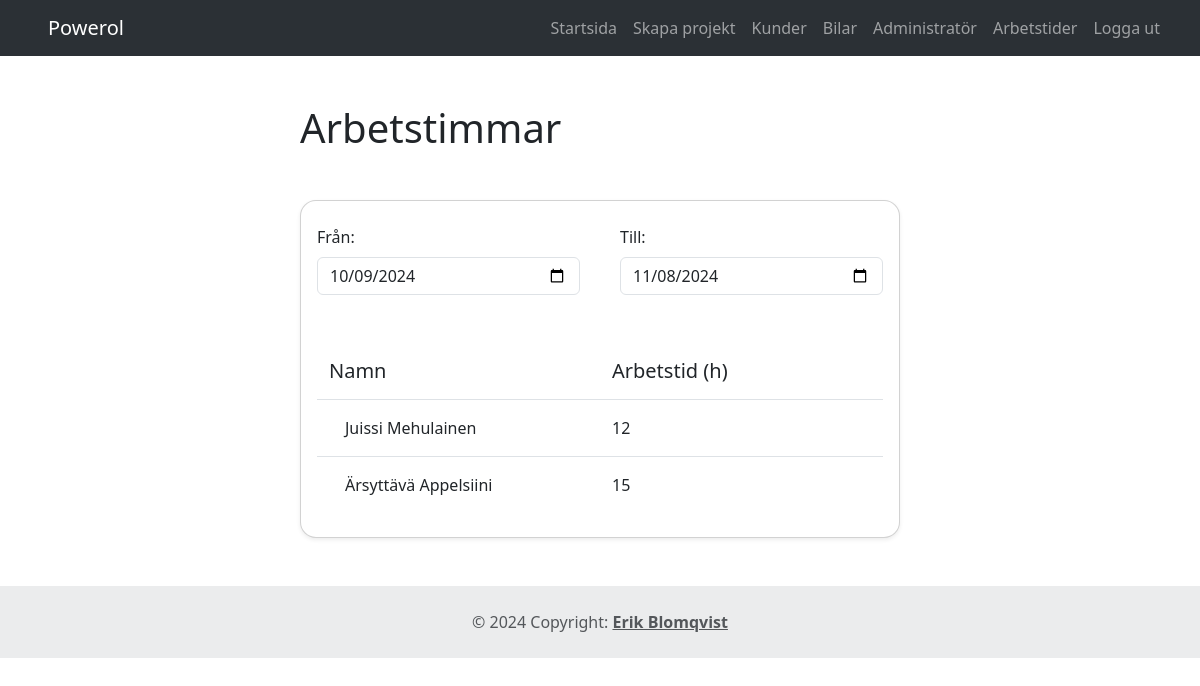
The page /workinghours.php (signed in) on the database its author committed.
### tables this page shows
CREATE TABLE `table_users` (
  `u_id` int(11) NOT NULL,
  `u_name` varchar(255) NOT NULL,
  `u_password` varchar(512) NOT NULL,
  `u_email` varchar(255) NOT NULL,
  `u_role_fk` int(11) NOT NULL,
  `u_fname` varchar(255) NOT NULL,
  `u_lname` varchar(255) NOT NULL,
  `u_status` tinyint(1) NOT NULL
);

### includes/class.user.php (the view, shortened to what this page needs)
<?php
class User {
    private $pdo;
    function __construct($pdo) {
        $this->pdo = $pdo;
    }
    public function getAllWorkingHours(string $fromDate, string $toDate) {
        $stmt_selectWorkingHours = $this->pdo->prepare('SELECT
                u.u_id,
                u.u_fname,
                u.u_lname,
                SUM(h.h_amount) AS total_hours
            FROM
                table_hours h
            JOIN
                table_users u ON h.u_id_fk = u.u_id
            WHERE
                h.h_date BETWEEN :fromDate AND :toDate
                AND u.u_status = 1
                AND u.u_role_fk = 1
            GROUP BY
                u.u_id, u.u_fname, u.u_lname;');
        $stmt_selectWorkingHours->bindParam(':fromDate', $fromDate, PDO::PARAM_STR);
        $stmt_selectWorkingHours->bindParam(':toDate', $toDate, PDO::PARAM_STR);
        $stmt_selectWorkingHours->execute();
        $workingHours = $stmt_selectWorkingHours->fetchAll();
        return $workingHours;
    }
    public function populateWorkingHoursField(array $hoursArray) {
        foreach ($hoursArray as $user) {
            echo "<div class='row list-group-item d-flex py-3'>
                    <div class='col'>
                        {$user['u_fname']} {$user['u_lname']}
                    </div>
                    <div class='col'>
                        {$user['total_hours']}
                    </div>
                </div>";
        }
    }
}
?>

### rows shown on the page
table_users: u_fname "Juissi", u_lname "Mehulainen", total_hours "12"
table_users: u_fname "Ärsyttävä", u_lname "Appelsiini", total_hours "15"

### other values the page prints
$menuItem['title'] "Startsida"
$menuItem['title'] "Skapa projekt"
$menuItem['title'] "Kunder"
$menuItem['title'] "Bilar"
$menuItem['title'] "Administratör"
$menuItem['title'] "Arbetstider"
